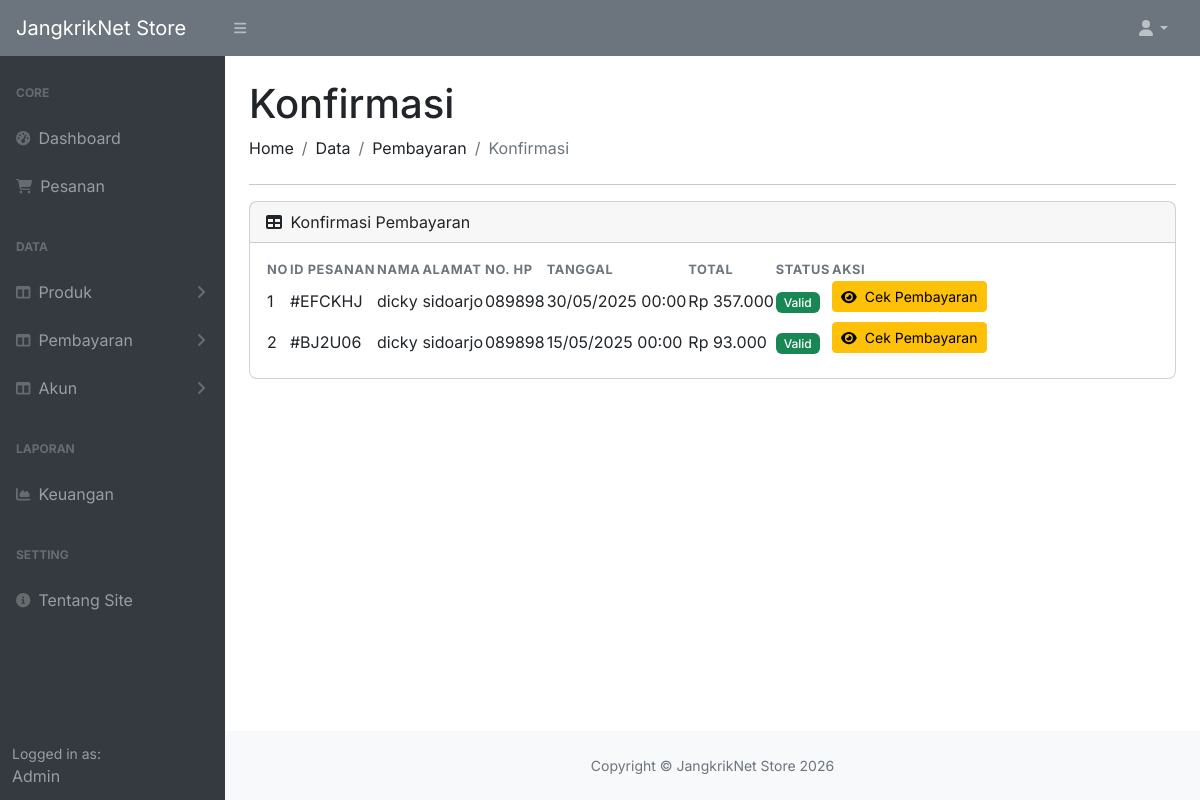
The page /admin/konfirmasi.php (signed in) on the database its author committed.
### tables this page shows
CREATE TABLE `pembayaran` (
  `id` int NOT NULL AUTO_INCREMENT,
  `id_pesanan` int DEFAULT NULL,
  `nominal_pembayaran` decimal(10,2) DEFAULT NULL,
  `bukti_pembayaran` varchar(255) DEFAULT NULL,
  `tanggal` date DEFAULT NULL,
  `status` enum('valid','pending','rejected') DEFAULT 'pending',
  `metode_pembayaran` enum('transfer','COD','e-wallet') DEFAULT NULL,
  PRIMARY KEY (`id`),
  KEY `id_pesanan` (`id_pesanan`),
  CONSTRAINT `pembayaran_ibfk_1` FOREIGN KEY (`id_pesanan`) REFERENCES `pesanan` (`id`)
);

CREATE TABLE `pesanan` (
  `id` int NOT NULL AUTO_INCREMENT,
  `id_user` int DEFAULT NULL,
  `kode_invoice` varchar(6) DEFAULT NULL,
  `total_harga` decimal(10,2) DEFAULT NULL,
  `status` enum('Pending','Sukses','Ditolak','Proses Pengiriman') DEFAULT 'Pending',
  `tanggal` datetime DEFAULT CURRENT_TIMESTAMP,
  PRIMARY KEY (`id`),
  KEY `id_user` (`id_user`),
  CONSTRAINT `pesanan_ibfk_1` FOREIGN KEY (`id_user`) REFERENCES `user` (`id`)
);

CREATE TABLE `user` (
  `id` int NOT NULL AUTO_INCREMENT,
  `nama` varchar(128) DEFAULT NULL,
  `username` varchar(128) DEFAULT NULL,
  `password` varchar(255) DEFAULT NULL,
  `email` varchar(128) DEFAULT NULL,
  `alamat` varchar(128) DEFAULT NULL,
  `no_telp` varchar(20) DEFAULT NULL,
  `role` enum('admin','user') DEFAULT 'user',
  PRIMARY KEY (`id`),
  UNIQUE KEY `username` (`username`),
  UNIQUE KEY `email` (`email`)
);

### config/function.php (called while the page is built, shortened)
<?php
require_once __DIR__ . '/db.php';
function query_all($query) {
    global $conn;
    $result = $conn->query($query);
    $data = [];
    if ($result) {
        while ($row = $result->fetch_assoc()) {
            $data[] = $row;
        }
        return [
            'status' => true,
            'message' => 'Data berhasil diambil',
            'data' => $data
        ];
    }
    return [
        'status' => false,
        'message' => 'Query gagal: ' . $conn->error,
        'data' => null
    ];
}

### admin/konfirmasi.php (the view, shortened to what this page needs)
<?php
include 'header.php';
require_once '../config/function.php';
$query = "SELECT p.*, u.nama as nama_user, u.no_telp, u.alamat, pm.status as status_pembayaran, pm.bukti_pembayaran, pm.metode_pembayaran, pm.nominal_pembayaran, pm.tanggal as tanggal_pembayaran
          FROM pembayaran pm
          JOIN pesanan p ON pm.id_pesanan = p.id
          JOIN user u ON p.id_user = u.id
          ORDER BY pm.tanggal DESC";
$result = query_all($query);
$orders = $result;
?>
<div id="layoutSidenav_content">
    <main>
        <div class="container-fluid px-4">
            <h1 class="mt-4">Konfirmasi</h1>
            <ol class="breadcrumb mb-4">
                <li class="breadcrumb-item">Home</li>
                <li class="breadcrumb-item">Data</li>
                <li class="breadcrumb-item">Pembayaran</li>
                <li class="breadcrumb-item active">Konfirmasi</li>
            </ol>
            <hr>
            <div class="card mb-4">
                <div class="card-header">
                    <i class="fas fa-table me-1"></i>
                    Konfirmasi Pembayaran
                </div>
                <div class="card-body">
                    <?php if (empty($orders['data'])): ?>
                    <div class="text-center py-4">
                        <i class="fas fa-check-circle text-success" style="font-size: 3rem;"></i>
                        <h4 class="mt-3">Tidak Ada Pembayaran yang Perlu Dikonfirmasi</h4>
                        <p class="text-muted">Semua pembayaran telah diproses</p>
                    </div>
                    <?php else: ?>
                    <table id="datatablesSimple">
                        <thead>
                            <tr>
                                <th>No</th>
                                <th>ID Pesanan</th>
                                <th>Nama</th>
                                <th>Alamat</th>
                                <th>No. HP</th>
                                <th>Tanggal</th>
                                <th>Total</th>
                                <th>Status</th>
                                <th>Aksi</th>
                            </tr>
                        </thead>
                        <tbody>
                            <?php
                            $no = 1;
                            foreach ($orders['data'] as $order):
                            ?>
                            <tr>
                                <td><?= $no++ ?></td>
                                <td>#<?= $order['kode_invoice'] ?></td>
                                <td><?= $order['nama_user'] ?></td>
                                <td><?= $order['alamat'] ?></td>
                                <td><?= $order['no_telp'] ?></td>
                                <td><?= date('d/m/Y H:i', strtotime($order['tanggal_pembayaran'])) ?></td>
                                <td>Rp <?= number_format($order['nominal_pembayaran'], 0, ',', '.') ?></td>
                                <td>
                                    <?php
                                    $status_class = '';
                                    $status_text = '';
                                    switch($order['status_pembayaran']) {
                                        case 'valid':
                                            $status_class = 'bg-success';
                                            $status_text = 'Valid';
                                            break;
                                    }
                                    ?>
                                    <span class="badge <?= $status_class ?>"><?= $status_text ?></span>
                                </td>
                                <td>
                                    <?php if ($order['bukti_pembayaran']): ?>
                                    <button type="button" class="btn btn-warning btn-sm mb-2" data-bs-toggle="modal" data-bs-target="#paymentModal<?= $order['id'] ?>">
                                        <i class="fas fa-eye me-1"></i> Cek Pembayaran
                                    </button>
                                    <?php else: ?>
                                    <button type="button" class="btn btn-secondary btn-sm mb-2" disabled>
                                        <i class="fas fa-clock me-1"></i> Menunggu Bukti
                                    </button>
                                    <?php endif; ?>
                                </td>
                            </tr>
                            <?php endforeach; ?>
                        </tbody>
                    </table>
                    <?php endif; ?>
                </div>
            </div>
        </div>
    </main>
    <?php
    include 'footer.php';
    ?>

### admin/css/custom-admin.css (style rules this page uses)
body { font-family: 'Inter', -apple-system, BlinkMacSystemFont, sans-serif; }
.card { border-radius: 0.5rem; }
#datatablesSimple th { font-size: 0.8rem; text-transform: uppercase; letter-spacing: 0.05em; color: #6c757d; }
.badge { font-weight: 500; }

### rows shown on the page
pembayaran: id_pesanan.kode_invoice "EFCKHJ", user.nama "dicky", user.alamat "sidoarjo", user.no_telp "089898", tanggal "30/05/2025 00:00", nominal_pembayaran "357.000", status "Valid"
pembayaran: id_pesanan.kode_invoice "BJ2U06", user.nama "dicky", user.alamat "sidoarjo", user.no_telp "089898", tanggal "15/05/2025 00:00", nominal_pembayaran "93.000", status "Valid"

### other values the page prints
$app_name "JangkrikNet Store"
$_SESSION['nama'] "Admin"
